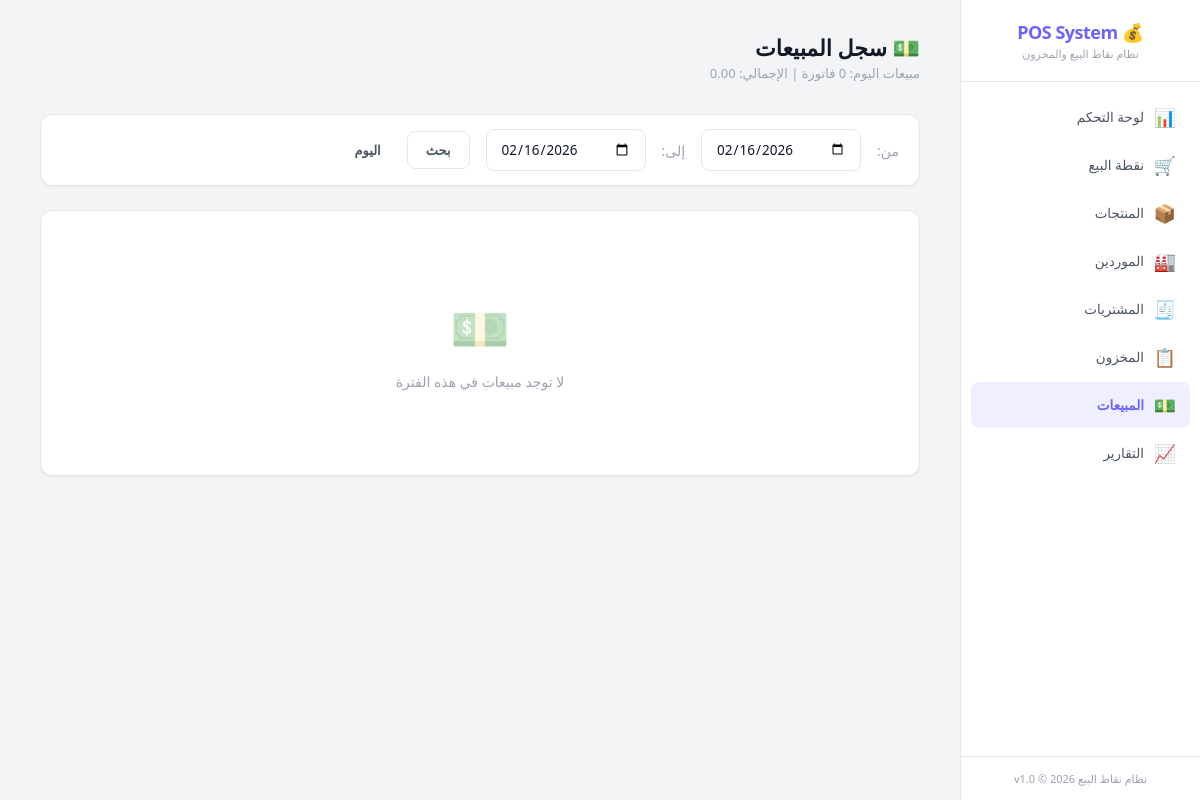
Before: /?page=sales with the older database file.
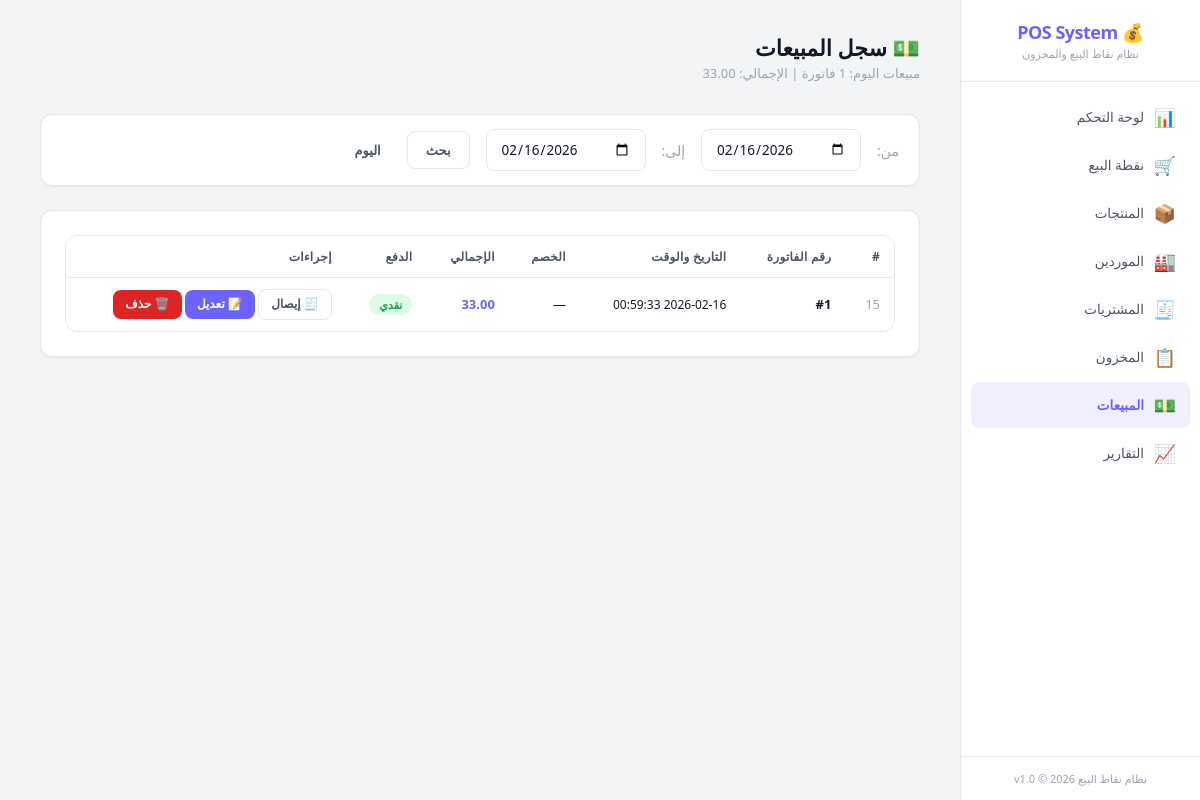
After: the same page with the newer database file.
### tables this page shows
CREATE TABLE sales (
    id INTEGER PRIMARY KEY AUTOINCREMENT,
    sale_number INTEGER DEFAULT NULL,
    datetime TEXT NOT NULL DEFAULT (datetime('now', 'localtime')),
    subtotal REAL NOT NULL DEFAULT 0,
    discount REAL NOT NULL DEFAULT 0,
    total REAL NOT NULL DEFAULT 0,
    payment_method TEXT NOT NULL DEFAULT 'cash' CHECK(payment_method IN ('cash', 'card', 'other')),
    notes TEXT DEFAULT NULL,
    created_at TEXT NOT NULL DEFAULT (datetime('now', 'localtime'))
);

### www/app/controllers/SaleController.php (called while the page is built, shortened)
<?php
class SaleController {
    private $saleService;
    public function __construct() {
        $this->saleService = new SaleService();
    }
    public function index() {
        $dateFrom = $_GET['date_from'] ?? date('Y-m-d');
        $dateTo = $_GET['date_to'] ?? date('Y-m-d');
        $sales = $this->saleService->getAll($dateFrom, $dateTo);
        $todaySummary = $this->saleService->getTodaySummary();
        include APP_PATH . '/views/layout/header.php';
        include APP_PATH . '/views/sales/index.php';
        include APP_PATH . '/views/layout/footer.php';
    }
}

### www/app/config/database.php (called while the page is built, shortened)
<?php
class Database {
    private static $instance = null;
    private $pdo;
    private function __construct() {
        $this->dbPath = __DIR__ . '/../../data/pos_system.db';
        try {
            $this->pdo = new PDO('sqlite:' . $this->dbPath);
            $this->pdo->setAttribute(PDO::ATTR_ERRMODE, PDO::ERRMODE_EXCEPTION);
            $this->pdo->setAttribute(PDO::ATTR_DEFAULT_FETCH_MODE, PDO::FETCH_ASSOC);
            $this->pdo->exec('PRAGMA journal_mode = WAL');
            $this->pdo->exec('PRAGMA foreign_keys = ON');
            $this->pdo->exec('PRAGMA busy_timeout = 5000');
            $this->pdo->exec('PRAGMA synchronous = NORMAL');
            $this->pdo->exec('PRAGMA cache_size = -8000');
            $this->pdo->exec('PRAGMA temp_store = MEMORY');
        } catch (PDOException $e) {
            die('Database connection failed: ' . $e->getMessage());
        }
    }
    public static function getInstance() {
        if (self::$instance === null) {
            self::$instance = new self();
        }
        return self::$instance;
    }
    public function getConnection() {
        return $this->pdo;
    }
    public function migrate() {
        $migrationsDir = __DIR__ . '/../database/migrations/';
        $migrationFiles = glob($migrationsDir . '*.sql');
        sort($migrationFiles);
        foreach ($migrationFiles as $file) {
            $sql = file_get_contents($file);
            try {
                $this->pdo->exec($sql);
            } catch (PDOException $e) {
                if (strpos($e->getMessage(), 'already exists') === false &&
                    strpos($e->getMessage(), 'UNIQUE constraint') === false) {
                    error_log('Migration error in ' . basename($file) . ': ' . $e->getMessage());
                }
            }
        }
    }
}

### www/app/services/SaleService.php (called while the page is built, shortened)
<?php
class SaleService {
    private $saleRepo;
    public function __construct() {
        $this->saleRepo = new SaleRepository();
    }
    public function getAll($dateFrom = '', $dateTo = '') {
        return $this->saleRepo->getAll($dateFrom, $dateTo);
    }
    public function getTodaySummary() {
        return $this->saleRepo->getTodaySummary();
    }
}

### www/app/repositories/SaleRepository.php (called while the page is built, shortened)
<?php
class SaleRepository {
    private $db;
    public function __construct() {
        $this->db = Database::getInstance()->getConnection();
    }
    public function getAll($dateFrom = '', $dateTo = '', $limit = 50) {
        $sql = "SELECT * FROM sales WHERE 1=1";
        $params = [];
        if ($dateFrom !== '') {
            $sql .= " AND date(datetime) >= :date_from";
            $params[':date_from'] = $dateFrom;
        }
        if ($dateTo !== '') {
            $sql .= " AND date(datetime) <= :date_to";
            $params[':date_to'] = $dateTo;
        }
        $sql .= " ORDER BY datetime DESC LIMIT :limit";
        $stmt = $this->db->prepare($sql);
        foreach ($params as $key => $val) {
            $stmt->bindValue($key, $val);
        }
        $stmt->bindValue(':limit', $limit, PDO::PARAM_INT);
        $stmt->execute();
        return $stmt->fetchAll();
    }
    public function getTodaySummary() {
        $stmt = $this->db->prepare(
            "SELECT COUNT(*) as count, COALESCE(SUM(total), 0) as total
             FROM sales WHERE date(datetime) = date('now', 'localtime')"
        );
        $stmt->execute();
        return $stmt->fetch();
    }
}

### www/app/views/sales/index.php (the view, shortened to what the changed rows need)
<div class="page-header">
    <div>
        <h1>💵 سجل المبيعات</h1>
        <p class="subtitle">مبيعات اليوم: <?= $todaySummary['count'] ?? 0 ?> فاتورة | الإجمالي: <?= number_format($todaySummary['total'] ?? 0, 2) ?></p>
    </div>
</div>
<div class="card" style="padding:14px 20px;">
    <form class="d-flex align-center gap-2" method="GET">
        <label class="text-muted">من:</label>
        <input type="date" name="date_from" class="form-control" style="width:160px;" value="<?= htmlspecialchars($dateFrom) ?>">
        <label class="text-muted">إلى:</label>
        <input type="date" name="date_to" class="form-control" style="width:160px;" value="<?= htmlspecialchars($dateTo) ?>">
        <button type="submit" class="btn btn-outline">بحث</button>
        <a href="?page=sales" class="btn btn-ghost">اليوم</a>
    </form>
</div>
<div class="card">
    <?php if (!empty($sales)): ?>
    <div class="table-wrapper">
        <table>
            <thead>
                <tr>
                    <th>#</th>
                    <th>رقم الفاتورة</th>
                    <th>التاريخ والوقت</th>
                    <th>الخصم</th>
                    <th>الإجمالي</th>
                    <th>الدفع</th>
                    <th>إجراءات</th>
                </tr>
            </thead>
            <tbody>
                <?php foreach ($sales as $s): ?>
                <tr>
                    <td class="text-muted"><?= $s['id'] ?></td>
                    <td class="fw-bold">#<?= $s['sale_number'] ?? $s['id'] ?></td>
                    <td class="fs-sm"><?= $s['datetime'] ?></td>
                    <td><?= $s['discount'] > 0 ? number_format($s['discount'], 2) : '—' ?></td>
                    <td class="fw-bold text-accent"><?= number_format($s['total'], 2) ?></td>
                    <td><span class="badge badge-success"><?= $s['payment_method'] === 'cash' ? 'نقدي' : $s['payment_method'] ?></span></td>
                    <td>
                        <a href="?page=sales&action=view&id=<?= $s['id'] ?>" class="btn btn-sm btn-outline">🧾 إيصال</a>
                        <a href="?page=sales&action=edit_form&id=<?= $s['id'] ?>" class="btn btn-sm btn-primary">📝 تعديل</a>
                        <a href="?page=sales&action=delete&id=<?= $s['id'] ?>" class="btn btn-sm btn-danger" onclick="return confirm('حذف الفاتورة نهائياً؟')">🗑️ حذف</a>
                    </td>
                </tr>
                <?php endforeach; ?>
            </tbody>
        </table>
    </div>
    <?php else: ?>
    <div class="empty-state">
        <div class="icon">💵</div>
        <p>لا توجد مبيعات في هذه الفترة</p>
    </div>
    <?php endif; ?>
</div>

Changed rows visible on the page:
added sales: id "15", sale_number "1", datetime "2026-02-16 00:59:33", total "33.00", payment_method "نقدي"
Other visible differences:
$todaySummary['total']: "0.00" → "33.00"
text no longer shown: "💵 لا توجد مبيعات في هذه الفترة"
text now shown: "# رقم الفاتورة التاريخ والوقت الخصم الإجمالي الدفع إجراءات"
